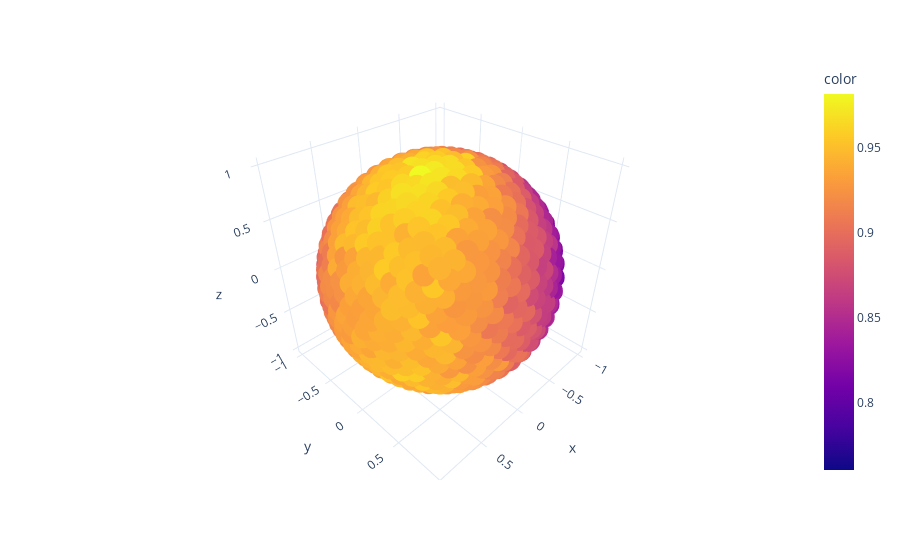

Notebook code cell kept with this figure:
### Code cell
#FIDELITY OF FIRST COPY
# Make data.
thetas=data_sheet["θ"]
phis=data_sheet["ϕ"]
x, y, z = np.cos(phis) * np.sin(thetas), np.sin(phis) * np.sin(thetas), np.cos(thetas);

# Plot the surface. F_measured/F_theory
df = px.data.iris()
fig = px.scatter_3d(df, x, y, z, color=data_sheet.prob_0_qubit_2/(5/6), template="plotly_white")

fig.show()
print("Number of points: ", len(x))
print("Average fidelity: ", np.average(data_sheet.prob_0_qubit_2))
print("Standard deviation: ", np.std(data_sheet.prob_0_qubit_2))

### Figure 1 — Plotly figure (JSON) as saved in the notebook; plotly's stock layout.template omitted (floating-point values rounded to 4 significant figures; data arrays with more than 128 entries replaced by an {"elided": "..."} marker saying what was removed)
{"data": [{"hovertemplate": "x=%{x}<br>y=%{y}<br>z=%{z}<br>color=%{marker.color}<extra></extra>", "legendgroup": "", "marker": {"color": {"elided": "1000 float values"}, "coloraxis": "coloraxis", "symbol": "circle"}, "mode": "markers", "name": "", "scene": "scene", "showlegend": false, "type": "scatter3d", "x": {"elided": "1000 float values"}, "y": {"elided": "1000 float values"}, "z": {"elided": "1000 float values"}}], "layout": {"coloraxis": {"colorbar": {"title": {"text": "color"}}, "colorscale": [[0, "#0d0887"], [0.1111, "#46039f"], [0.2222, "#7201a8"], [0.3333, "#9c179e"], [0.4444, "#bd3786"], [0.5556, "#d8576b"], [0.6667, "#ed7953"], [0.7778, "#fb9f3a"], [0.8889, "#fdca26"], [1, "#f0f921"]]}, "legend": {"tracegroupgap": 0}, "margin": {"t": 60}, "scene": {"domain": {"x": [0, 1], "y": [0, 1]}, "xaxis": {"title": {"text": "x"}}, "yaxis": {"title": {"text": "y"}}, "zaxis": {"title": {"text": "z"}}}}}
